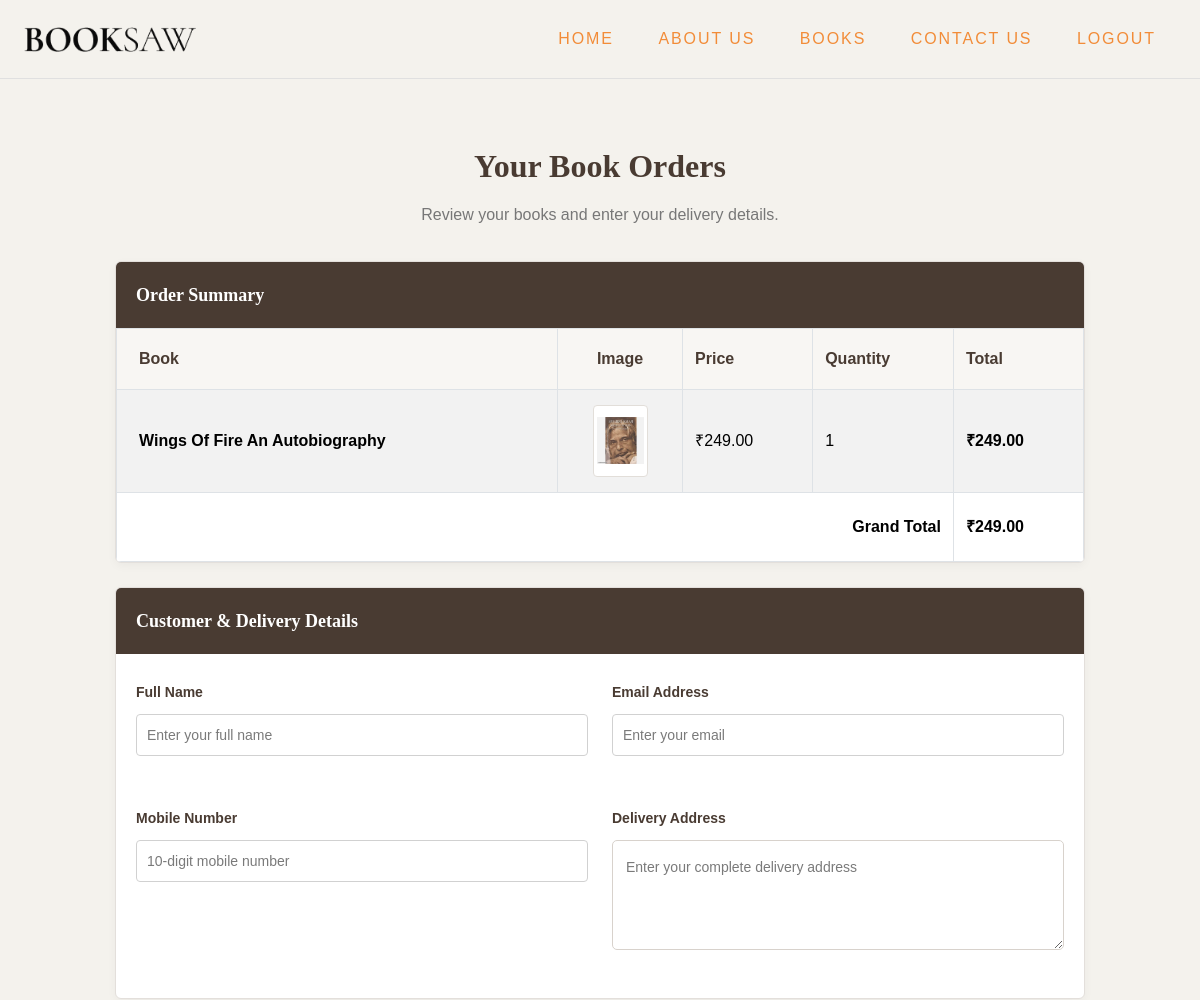
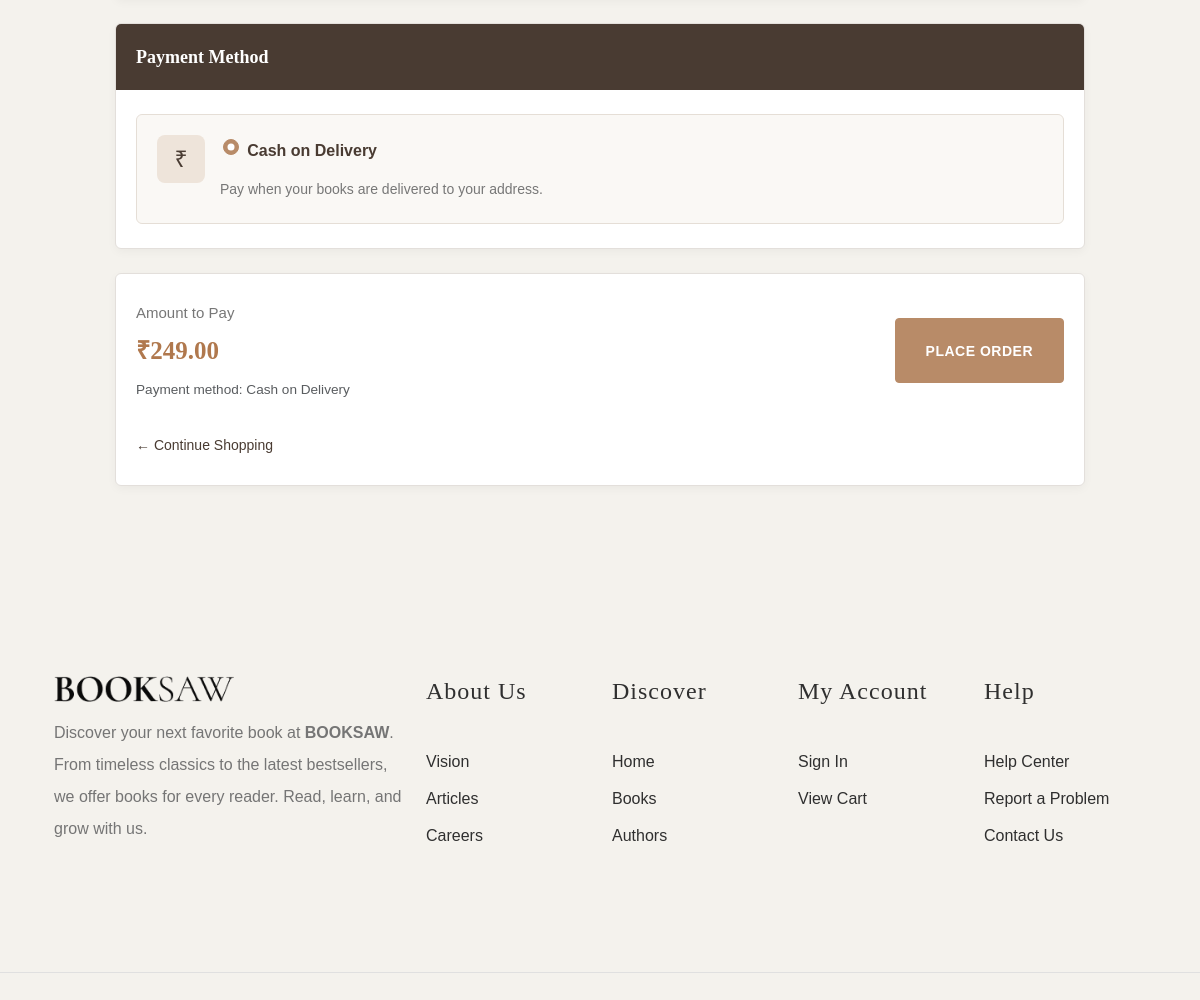
The page /order_now.php?b_id=2 (signed in) on the database its author committed (2 pictures, top to bottom).
### tables this page shows
CREATE TABLE `book` (
  `b_id` int(11) NOT NULL,
  `c_id` int(11) NOT NULL,
  `book_name` varchar(100) NOT NULL,
  `description` text NOT NULL,
  `price` decimal(10,2) NOT NULL,
  `image` varchar(255) NOT NULL
);

### order_now.php (the view, shortened to what this page needs)
<?php
$conn = new mysqli("localhost", "root", "", "book");
$conn->set_charset("utf8mb4");
$items = [];
$grand_total = 0;
$is_cart_checkout = isset($_GET['cart']);
if (!$is_cart_checkout && isset($_GET['b_id'])) {
    $b_id = (int) $_GET['b_id'];
    $stmt = $conn->prepare(
        "SELECT b_id, book_name, price, image
         FROM book
         WHERE b_id = ?"
    );
    $stmt->bind_param("i", $b_id);
    $stmt->execute();
    $result = $stmt->get_result();
    if ($book = $result->fetch_assoc()) {
        $items[] = [
            'b_id'       => (int) $book['b_id'],
            'book_name'  => $book['book_name'],
            'book_price' => (float) $book['price'],
            'book_image' => $book['image'],
            'quantity'   => 1
        ];
    }
}
foreach ($items as $item) {
    $grand_total += $item['book_price'] * $item['quantity'];
}
function getBookImagePath($image)
{
    $image = trim((string) $image);
    $image = str_replace('\\', '/', $image);
    $image = ltrim($image, '/');
    if (strpos($image, '/') === false) {
        $image = 'images/' . $image;
    }
    $segments = explode('/', $image);
    $segments = array_map('rawurlencode', $segments);
    return implode('/', $segments);
}
function e($value)
{
    return htmlspecialchars(
        (string) $value,
        ENT_QUOTES,
        'UTF-8'
    );
}
?>
<!DOCTYPE html>
<html lang="en">
<head>
    <link
        href="https://cdn.jsdelivr.net/npm/bootstrap@5.3.1/dist/css/bootstrap.min.css"
        rel="stylesheet"
    >
    <link rel="stylesheet" href="css/normalize.css">
    <link rel="stylesheet" href="icomoon/icomoon.css">
    <link rel="stylesheet" href="css/vendor.css">
    <link rel="stylesheet" href="style.css">
</head>
<body>
<header id="header">
    <div class="container-fluid">
        <div class="row align-items-center">
            <div class="col-md-2">
                <div class="main-logo">
                    <a href="index.php">
                        <img src="images/main-logo.png" alt="BookSaw logo">
                    </a>
                </div>
            </div>
            <div class="col-md-10">
                <nav id="navbar">
                    <div class="main-menu stellarnav">
                        <ul class="menu-list">
                            <li class="menu-item">
                                <a href="index.php">Home</a>
                            </li>
                            <li class="menu-item">
                                <a href="about.php">ABOUT US</a>
                            </li>
                            <li class="menu-item">
                                <a href="books.php">BOOKS</a>
                            </li>
                            <li class="menu-item">
                                <a href="contactus.php">CONTACT US</a>
                            </li>
                            <li class="menu-item">
                                <a href="login.php">LOGOUT</a>
                            </li>
                        </ul>
                    </div>
                </nav>
            </div>
        </div>
    </div>
</header>
<main class="checkout-container">
    <div class="text-center">
        <h1 class="checkout-title">
            Your Book Orders
        </h1>
        <p class="checkout-subtitle">
            Review your books and enter your delivery details.
        </p>
    </div>
    <?php if (empty($items)): ?>
        <section class="checkout-card">
            <div class="checkout-card-body text-center py-5">
                <h4>No books found</h4>
                <p class="text-muted">
                    Your order is empty. Please select a book before checkout.
                </p>
                <a href="books.php" class="btn-place-order">
                    Browse Books
                </a>
            </div>
        </section>
    <?php else: ?>
        <section class="checkout-card">
            <div class="checkout-card-header">
                Order Summary
            </div>
            <div class="table-responsive">
                <table class="table table-bordered table-striped align-middle order-table">
                    <thead>
                        <tr>
                            <th>Book</th>
                            <th class="text-center">Image</th>
                            <th>Price</th>
                            <th>Quantity</th>
                            <th>Total</th>
                        </tr>
                    </thead>
                    <tbody>
                        <?php foreach ($items as $item): ?>
                            <?php
                            $line_total =
                                $item['book_price'] * $item['quantity'];
                            $imagePath = getBookImagePath(
                                $item['book_image']
                            );
                            ?>
                            <tr>
                                <td class="book-name">
                                    <?php echo e($item['book_name']); ?>
                                </td>
                                <td class="text-center">
                                    <?php if ($imagePath !== ''): ?>
                                        <img
                                            src="<?php echo e($imagePath); ?>"
                                            alt="<?php echo e($item['book_name']); ?>"
                                            class="book-cover"
                                            loading="lazy"
                                            onerror="this.style.display='none'; this.nextElementSibling.style.display='inline';"
                                        >
                                    <?php else: ?>
                                        <span class="text-muted">
                                            No image
                                        </span>
                                    <?php endif; ?>
                                </td>
                                <td>
                                    ₹<?php echo number_format(
                                        $item['book_price'], 2
                                    ); ?>
                                </td>
                                <td>
                                    <?php echo (int) $item['quantity']; ?>
                                </td>
                                <td class="fw-bold">
                                    ₹<?php echo number_format(
                                        $line_total, 2
                                    ); ?>
                                </td>
                            </tr>
                        <?php endforeach; ?>
                    </tbody>
                    <tfoot>
                        <tr class="grand-total-row">
                            <td colspan="4" class="text-end fw-bold">
                                Grand Total
                            </td>
                            <td class="grand-total">
                                ₹<?php echo number_format(
                                    $grand_total, 2
                                ); ?>
                            </td>
                        </tr>
                    </tfoot>
                </table>
            </div>
        </section>
        <form method="POST" action="">
            <section class="checkout-card">
                <div class="checkout-card-header">
                    Customer &amp; Delivery Details
                </div>
                <div class="checkout-card-body">
                    <div class="row g-4">
                        <div class="col-md-6">
                            <label for="name" class="checkout-form-label">
                                Full Name
                            </label>
                            <input
                                type="text"
                                class="checkout-form-control"
                                id="name"
                                name="name"
                                placeholder="Enter your full name"
                                maxlength="100"
                                required
                            >
                        </div>
                        <div class="col-md-6">
                            <label for="email" class="checkout-form-label">
                                Email Address
                            </label>
                            <input
                                type="email"
                                class="checkout-form-control"
                                id="email"
                                name="email"
                                placeholder="Enter your email"
                                maxlength="150"
                                required
                            >
                        </div>
                        <div class="col-md-6">
                            <label for="phone" class="checkout-form-label">
                                Mobile Number
                            </label>
                            <input
                                type="tel"
                                class="checkout-form-control"
                                id="phone"
                                name="phone"
                                placeholder="10-digit mobile number"
                                pattern="[0-9]{10}"
                                maxlength="10"
                                inputmode="numeric"
                                required
                            >
                        </div>
                        <div class="col-md-6">
                            <label for="address" class="checkout-form-label">
                                Delivery Address
                            </label>
                            <textarea
                                class="checkout-form-control"
                                id="address"
                                name="address"
                                rows="3"
                                placeholder="Enter your complete delivery address"
                                maxlength="1000"
                                required
                            ></textarea>
                        </div>
                    </div>
                </div>
            </section>
            <section class="checkout-card">
                <div class="checkout-card-header">
                    Payment Method
                </div>
                <div class="checkout-card-body">
                    <div class="payment-box">
                        <div class="payment-icon">
                            &#8377;
                        </div>
                        <div class="flex-grow-1">
                            <div class="form-check">
                                <input
                                    class="form-check-input"
                                    type="radio"
                                    name="payment_method"
                                    id="cod"
                                    value="Cash on Delivery"
                                    checked
                                    required
                                >
                                <label
                                    class="form-check-label"
                                    for="cod"
                                >
                                    Cash on Delivery
                                </label>
                            </div>
                            <p class="payment-description">
                                Pay when your books are delivered to your address.
                            </p>
                        </div>
                    </div>
                </div>
            </section>
            <section class="checkout-card">
                <div class="checkout-card-body">
                    <div class="d-flex justify-content-between align-items-center flex-wrap gap-3">
                        <div>
                            <span class="amount-label">
                                Amount to Pay
                            </span>
                            <h4 class="amount-value">
                                ₹<?php echo number_format(
                                    $grand_total, 2
                                ); ?>
                            </h4>
                            <small class="text-muted">
                                Payment method: Cash on Delivery
                            </small>
                        </div>
                        <button
                            type="submit"
                            name="place_order"
                            value="1"
                            class="btn-place-order"
                            onclick="return confirm('Are you sure you want to place this order?');"
                        >
                            PLACE ORDER
                        </button>
                    </div>
                    <div class="mt-4">
                        <a href="books.php" class="continue-shopping">
                            &larr; Continue Shopping
                        </a>
                    </div>
                </div>
            </section>
        </form>
    <?php endif; ?>
</main>
<footer id="footer">
    <div class="container">
        <div class="row">
            <div class="col-md-4">
                <div class="company-brand">
                    <img
                        src="images/main-logo.png"
                        alt="BookSaw logo"
                        class="footer-logo"
                    >
                    <p>
                        Discover your next favorite book at
                        <strong>BOOKSAW</strong>.
                        From timeless classics to the latest bestsellers,
                        we offer books for every reader. Read, learn, and
                        grow with us.
                    </p>
                </div>
            </div>
            <div class="col-md-2">
                <div class="footer-menu">
                    <h5>About Us</h5>
                    <ul class="menu-list">
                        <li><a href="about.php">Vision</a></li>
                        <li><a href="about.php">Articles</a></li>
                        <li><a href="contactus.php">Careers</a></li>
                    </ul>
                </div>
            </div>
            <div class="col-md-2">
                <div class="footer-menu">
                    <h5>Discover</h5>
                    <ul class="menu-list">
                        <li><a href="index.php">Home</a></li>
                        <li><a href="books.php">Books</a></li>
                        <li><a href="books.php">Authors</a></li>
                    </ul>
                </div>
            </div>
            <div class="col-md-2">
                <div class="footer-menu">
                    <h5>My Account</h5>
                    <ul class="menu-list">
                        <li><a href="login.php">Sign In</a></li>
                        <li><a href="addtocart.php">View Cart</a></li>
                    </ul>
                </div>
            </div>
            <div class="col-md-2">
                <div class="footer-menu">
                    <h5>Help</h5>
                    <ul class="menu-list">
                        <li><a href="contactus.php">Help Center</a></li>
                        <li><a href="contactus.php">Report a Problem</a></li>
                        <li><a href="contactus.php">Contact Us</a></li>
                    </ul>
                </div>
            </div>
        </div>
    </div>
</footer>
</body>
</html>

### rows shown on the page
book: book_name "Wings Of Fire An Autobiography", image (picture), book_price "249.00", quantity "1", line_total "249.00"

### other values the page prints
$grand_total "249.00"
